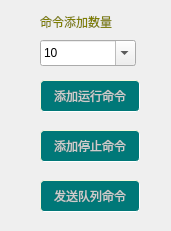
           <widget class="QFrame" name="frame">
            <property name="geometry">
             <rect>
              <x>480</x>
              <y>10</y>
              <width>171</width>
              <height>231</height>
             </rect>
            </property>
            <property name="frameShape">
             <enum>QFrame::NoFrame</enum>
            </property>
            <widget class="QLabel" name="label_19">
             <property name="geometry">
              <rect>
               <x>40</x>
               <y>10</y>
               <width>96</width>
               <height>24</height>
              </rect>
             </property>
             <property name="minimumSize">
              <size>
               <width>96</width>
               <height>24</height>
              </size>
             </property>
             <property name="maximumSize">
              <size>
               <width>96</width>
               <height>32</height>
              </size>
             </property>
             <property name="styleSheet">
              <string notr="true">color: rgb(127, 127, 0);</string>
             </property>
             <property name="text">
              <string>命令添加数量</string>
             </property>
            </widget>
            <widget class="QComboBox" name="cmdCntInput">
             <property name="geometry">
              <rect>
               <x>40</x>
               <y>40</y>
               <width>96</width>
               <height>26</height>
              </rect>
             </property>
             <property name="minimumSize">
              <size>
               <width>96</width>
               <height>26</height>
              </size>
             </property>
             <property name="maximumSize">
              <size>
               <width>96</width>
               <height>26</height>
              </size>
             </property>
             <property name="editable">
              <bool>true</bool>
             </property>
             <property name="currentText">
              <string>10</string>
             </property>
             <item>
              <property name="text">
               <string>10</string>
              </property>
             </item>
             <item>
              <property name="text">
               <string>50</string>
              </property>
             </item>
             <item>
              <property name="text">
               <string>100</string>
              </property>
             </item>
            </widget>
            <widget class="QPushButton" name="pbAppendCmd">
             <property name="geometry">
              <rect>
               <x>40</x>
               <y>80</y>
               <width>100</width>
               <height>32</height>
              </rect>
             </property>
             <property name="sizePolicy">
              <sizepolicy hsizetype="Fixed" vsizetype="Fixed">
               <horstretch>0</horstretch>
               <verstretch>0</verstretch>
              </sizepolicy>
             </property>
             <property name="minimumSize">
              <size>
               <width>100</width>
               <height>32</height>
              </size>
             </property>
             <property name="maximumSize">
              <size>
               <width>96</width>
               <height>16777215</height>
              </size>
             </property>
             <property name="cursor">
              <cursorShape>PointingHandCursor</cursorShape>
             </property>
             <property name="styleSheet">
              <string notr="true">QPushButton{
  border-style: inset; border-width: 1px; 
  color: rgb(205, 205, 205);
  background-color: rgb(0, 120, 120);
  border-radius: 4px; 
  border-color: beige; padding: 3px; 
}
QPushButton:hover{
  background-color: rgb(255, 255, 0); 
  color: rgb(255, 0, 0);
}
QPushButton:pressed{
  background-color: #3daee9; color: #7FFF7F
}</string>
             </property>
             <property name="text">
              <string>添加运行命令</string>
             </property>
            </widget>
            <widget class="QPushButton" name="pbStop">
             <property name="geometry">
              <rect>
               <x>40</x>
               <y>130</y>
               <width>100</width>
               <height>32</height>
              </rect>
             </property>
             <property name="sizePolicy">
              <sizepolicy hsizetype="Fixed" vsizetype="Fixed">
               <horstretch>0</horstretch>
               <verstretch>0</verstretch>
              </sizepolicy>
             </property>
             <property name="minimumSize">
              <size>
               <width>100</width>
               <height>32</height>
              </size>
             </property>
             <property name="maximumSize">
              <size>
               <width>96</width>
               <height>16777215</height>
              </size>
             </property>
             <property name="cursor">
              <cursorShape>PointingHandCursor</cursorShape>
             </property>
             <property name="styleSheet">
              <string notr="true">QPushButton{
  border-style: inset; border-width: 1px; 
  color: rgb(205, 205, 205);
  background-color: rgb(0, 120, 120);
  border-radius: 4px; 
  border-color: beige; padding: 3px; 
}
QPushButton:hover{
  background-color: rgb(255, 255, 0); 
  color: rgb(255, 0, 0);
}
QPushButton:pressed{
  background-color: #3daee9; color: #7FFF7F
}</string>
             </property>
             <property name="text">
              <string>添加停止命令</string>
             </property>
            </widget>
            <widget class="QPushButton" name="pbCmdSend">
             <property name="geometry">
              <rect>
               <x>40</x>
               <y>180</y>
               <width>100</width>
               <height>32</height>
              </rect>
             </property>
             <property name="sizePolicy">
              <sizepolicy hsizetype="Fixed" vsizetype="Fixed">
               <horstretch>0</horstretch>
               <verstretch>0</verstretch>
              </sizepolicy>
             </property>
             <property name="minimumSize">
              <size>
               <width>100</width>
               <height>32</height>
              </size>
             </property>
             <property name="maximumSize">
              <size>
               <width>96</width>
               <height>16777215</height>
              </size>
             </property>
             <property name="cursor">
              <cursorShape>PointingHandCursor</cursorShape>
             </property>
             <property name="styleSheet">
              <string notr="true">QPushButton{
  border-style: inset; border-width: 1px; 
  color: rgb(205, 205, 205);
  background-color: rgb(0, 120, 120);
  border-radius: 4px; 
  border-color: beige; padding: 3px; 
}
QPushButton:hover{
  background-color: rgb(255, 255, 0); 
  color: rgb(255, 0, 0);
}
QPushButton:pressed{
  background-color: #3daee9; color: #7FFF7F
}</string>
             </property>
             <property name="text">
              <string>发送队列命令</string>
             </property>
            </widget>
           </widget>
